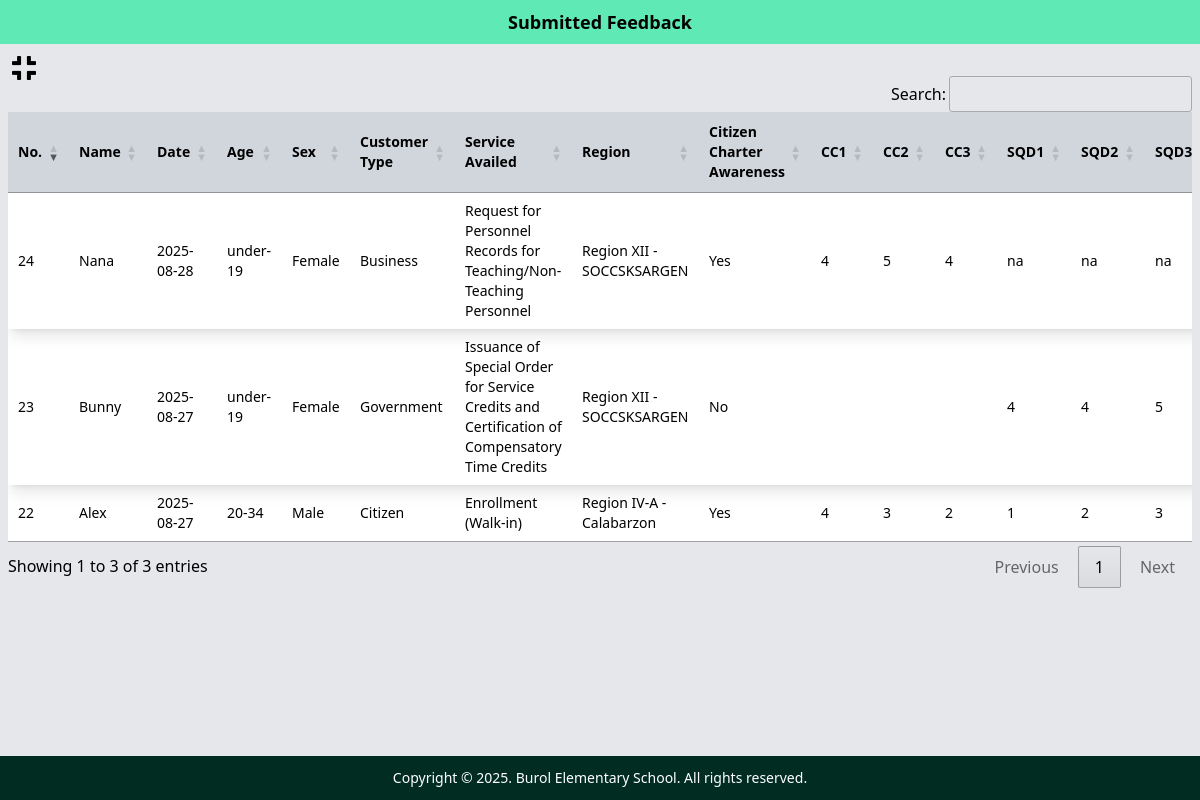
Screenshot of /pages/admin/feedback-details.php (signed in) with the database file from the repository.
### tables this page shows
CREATE TABLE `feedback_respondents` (
  `id` int(11) NOT NULL,
  `name` varchar(255) DEFAULT NULL,
  `date` date NOT NULL,
  `age` varchar(50) NOT NULL,
  `sex` varchar(10) NOT NULL,
  `customer_type` varchar(50) NOT NULL,
  `submitted_at` timestamp NOT NULL DEFAULT current_timestamp(),
  `service_availed_id` int(11) DEFAULT NULL,
  `region_id` int(11) NOT NULL
);

CREATE TABLE `services` (
  `id` int(11) NOT NULL,
  `name` varchar(255) NOT NULL,
  `customer_type` enum('Citizen','Government','Business') NOT NULL,
  `category_id` int(11) DEFAULT NULL
);

CREATE TABLE `feedback_answers` (
  `id` int(11) NOT NULL,
  `respondent_id` int(11) NOT NULL,
  `citizen_charter_awareness` varchar(10) DEFAULT NULL,
  `cc1` varchar(255) DEFAULT NULL,
  `cc2` varchar(255) DEFAULT NULL,
  `cc3` varchar(255) DEFAULT NULL,
  `sqd1` varchar(255) NOT NULL,
  `sqd2` varchar(255) NOT NULL,
  `sqd3` varchar(255) NOT NULL,
  `sqd4` varchar(255) NOT NULL,
  `sqd5` varchar(255) NOT NULL,
  `sqd6` varchar(255) NOT NULL,
  `sqd7` varchar(255) NOT NULL,
  `sqd8` varchar(255) NOT NULL,
  `remarks` text DEFAULT NULL
);

### includes/fetch-feedback-data.php (called while the page is built)
<?php
require_once __DIR__ . '/../config/database.php';
$stmt = $pdo->query("
  SELECT
    r.id, r.name, r.date, r.age, r.sex, r.customer_type,
    s.name AS service_availed,
    CONCAT(reg.code, ' - ', reg.name) AS region,
    reg.slug AS region_slug,
    r.submitted_at,
    a.citizen_charter_awareness, a.cc1, a.cc2, a.cc3,
    a.sqd1, a.sqd2, a.sqd3, a.sqd4, a.sqd5, a.sqd6, a.sqd7, a.sqd8,
    a.remarks
  FROM feedback_respondents r
  JOIN services s ON r.service_availed_id = s.id
  JOIN feedback_answers a ON r.id = a.respondent_id
  JOIN regions reg ON r.region_id = reg.id
  ORDER BY r.submitted_at DESC
");
$results = $stmt->fetchAll(PDO::FETCH_ASSOC);
?>

### pages/admin/feedback-details.php (the view, shortened to what this page needs)
<?php
require_once  __DIR__ .'/../../config/database.php';
require_once  __DIR__ .'/../../includes/fetch-feedback-data.php';
?>
<!DOCTYPE html>
<html lang="en">
<head>
  <link href="/src/styles.css" rel="stylesheet">
  <link rel="stylesheet" href="https://cdn.datatables.net/1.13.6/css/jquery.dataTables.min.css">
<link rel="stylesheet" href="https://cdn.datatables.net/fixedheader/3.4.0/css/fixedHeader.dataTables.min.css">
</head>
<body class=" bg-gray-200 min-h-screen flex flex-col">
  <main >
    <section class=" mb-10">
      <div class="bg-emerald-300 p-2 ">
        <h1 class="font-bold text-center text-lg">Submitted Feedback</h1>
      </div>
      <a href="/pages/admin/feedback-respondents.php">
        <button class="cursor-pointer  w-fit m-1 hover:bg-emerald-600 rounded-md p-1 absolute">
          <img src="/assets/img/minimize.png" class="w-8 h-8">
        </button>
      </a>
      <br>
      <div class="overflow-auto  m-2">
        <table id="feedbackTable" class="bg-white w-full table-auto text-sm mt-10 mb-20 border-separate border-spacing-y-2">
          <thead class=" bg-gray-300 text-left  text-black">
            <tr class=" shadow-lg sticky top-0 z-10">
              <th>No.</th>
              <th class=" ">Name</th>
              <th>Date</th>
              <th>Age</th>
              <th>Sex</th>
              <th>Customer Type</th>
              <th>Service Availed</th>
              <th>Region</th>
              <th>Citizen Charter Awareness</th>
              <th>CC1</th>
              <th>CC2</th>
              <th>CC3</th>
              <th>SQD1</th>
              <th>SQD2</th>
              <th>SQD3</th>
            </tr>
          </thead>
          <tbody>
            <?php foreach ($results as $row): ?>
              <tr class="shadow-lg border-t ">
                <td><?= $row['id'] ?></td>
                <td><?= htmlspecialchars($row['name']) ?></td>
                <td><?= $row['date'] ?></td>
                <td><?= $row['age'] ?></td>
                <td><?= $row['sex'] ?></td>
                <td><?= $row['customer_type'] ?></td>
                <td><?= $row['service_availed'] ?></td>
                <td><?= $row['region'] ?></td>
                <td><?= $row['citizen_charter_awareness'] ?></td>
                <td><?= $row['cc1'] ?></td>
                <td><?= $row['cc2'] ?></td>
                <td><?= $row['cc3'] ?></td>
                <td><?= $row['sqd1'] ?></td>
                <td><?= $row['sqd2'] ?></td>
                <td><?= $row['sqd3'] ?></td>
              </tr>
            <?php endforeach; ?>
          </tbody>
        </table>
      </div>
    </section>
  </main>
  <?php include '../../includes/footer.php' ?>
</body>
</html>

### includes/footer.php
<footer class="bg-emerald-950 mt-auto w-full">
  <section class="text-center py-3">
    <p class="text-white text-sm">
      Copyright &copy; <?= date("Y"); ?>. Burol Elementary School. All rights reserved.
    </p>
  </section>
</footer>

### rows the page displays
feedback_respondents: id "24", name "Nana", date "2025-08-28", age "under-19", sex "Female", customer_type "Business", service_availed.name "Request for Personnel Records for Teaching/Non-Teaching Personnel", region "Region XII - SOCCSKSARGEN", feedback_answers.citizen_charter_awareness "Yes", feedback_answers.cc1 "4", feedback_answers.cc2 "5", feedback_answers.cc3 "4", feedback_answers.sqd1 "na", feedback_answers.sqd2 "na", feedback_answers.sqd3 "na"
feedback_respondents: id "23", name "Bunny", date "2025-08-27", age "under-19", sex "Female", customer_type "Government", service_availed.name "Issuance of Special Order for Service Credits and Certification of Compensatory Time Credits", region "Region XII - SOCCSKSARGEN", feedback_answers.citizen_charter_awareness "No", feedback_answers.sqd1 "4", feedback_answers.sqd2 "4", feedback_answers.sqd3 "5"
feedback_respondents: id "22", name "Alex", date "2025-08-27", age "20-34", sex "Male", customer_type "Citizen", service_availed.name "Enrollment (Walk-in)", region "Region IV-A - Calabarzon", feedback_answers.citizen_charter_awareness "Yes", feedback_answers.cc1 "4", feedback_answers.cc2 "3", feedback_answers.cc3 "2", feedback_answers.sqd1 "1", feedback_answers.sqd2 "2", feedback_answers.sqd3 "3"
